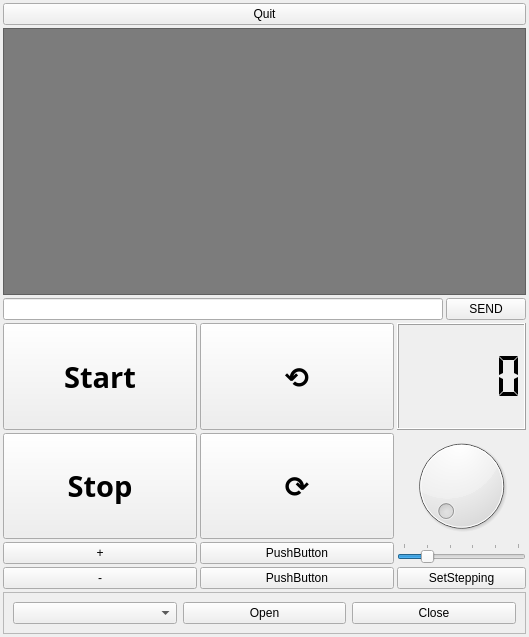
<?xml version="1.0" encoding="UTF-8"?>
<ui version="4.0">
 <class>MainWindow</class>
 <widget class="QMainWindow" name="MainWindow">
  <property name="geometry">
   <rect>
    <x>0</x>
    <y>0</y>
    <width>529</width>
    <height>637</height>
   </rect>
  </property>
  <property name="windowTitle">
   <string>Drehblubbe</string>
  </property>
  <property name="layoutDirection">
   <enum>Qt::LeftToRight</enum>
  </property>
  <property name="animated">
   <bool>true</bool>
  </property>
  <widget class="QWidget" name="centralwidget">
   <layout class="QVBoxLayout" name="verticalLayout">
    <property name="spacing">
     <number>3</number>
    </property>
    <property name="leftMargin">
     <number>3</number>
    </property>
    <property name="topMargin">
     <number>3</number>
    </property>
    <property name="rightMargin">
     <number>3</number>
    </property>
    <property name="bottomMargin">
     <number>3</number>
    </property>
    <item>
     <widget class="QPushButton" name="quit_btn">
      <property name="text">
       <string>Quit</string>
      </property>
     </widget>
    </item>
    <item>
     <widget class="QTextBrowser" name="log">
      <property name="styleSheet">
       <string notr="true">font: 57 12pt &quot;Source Code Pro Medium&quot;;
background: rgb(124, 124, 124);
color: rgb(198, 255, 197)</string>
      </property>
      <property name="html">
       <string notr="true">&lt;!DOCTYPE HTML PUBLIC &quot;-//W3C//DTD HTML 4.0//EN&quot; &quot;http://www.w3.org/TR/REC-html40/strict.dtd&quot;&gt;
&lt;html&gt;&lt;head&gt;&lt;meta name=&quot;qrichtext&quot; content=&quot;1&quot; /&gt;&lt;style type=&quot;text/css&quot;&gt;
p, li { white-space: pre-wrap; }
&lt;/style&gt;&lt;/head&gt;&lt;body style=&quot; font-family:'Source Code Pro Medium'; font-size:12pt; font-weight:56; font-style:normal;&quot;&gt;
&lt;p style=&quot;-qt-paragraph-type:empty; margin-top:0px; margin-bottom:0px; margin-left:0px; margin-right:0px; -qt-block-indent:0; text-indent:0px;&quot;&gt;&lt;br /&gt;&lt;/p&gt;&lt;/body&gt;&lt;/html&gt;</string>
      </property>
      <property name="acceptRichText">
       <bool>false</bool>
      </property>
      <property name="openLinks">
       <bool>false</bool>
      </property>
     </widget>
    </item>
    <item>
     <layout class="QHBoxLayout" name="horizontalLayout_3">
      <item>
       <widget class="QLineEdit" name="cmd_input"/>
      </item>
      <item>
       <widget class="QPushButton" name="send_btn">
        <property name="text">
         <string>SEND</string>
        </property>
       </widget>
      </item>
     </layout>
    </item>
    <item>
     <layout class="QVBoxLayout" name="verticalLayout_2">
      <item>
       <layout class="QHBoxLayout" name="horizontalLayout_2">
        <item>
         <layout class="QGridLayout" name="gridLayout">
          <item row="1" column="0">
           <widget class="QPushButton" name="stop_btn">
            <property name="sizePolicy">
             <sizepolicy hsizetype="Expanding" vsizetype="Expanding">
              <horstretch>0</horstretch>
              <verstretch>2</verstretch>
             </sizepolicy>
            </property>
            <property name="font">
             <font>
              <family>Source Code Pro Black</family>
              <pointsize>22</pointsize>
              <weight>75</weight>
              <bold>true</bold>
             </font>
            </property>
            <property name="text">
             <string>Stop</string>
            </property>
           </widget>
          </item>
          <item row="0" column="1">
           <widget class="QPushButton" name="counterclockwise_btn">
            <property name="sizePolicy">
             <sizepolicy hsizetype="Expanding" vsizetype="Expanding">
              <horstretch>3</horstretch>
              <verstretch>0</verstretch>
             </sizepolicy>
            </property>
            <property name="font">
             <font>
              <family>Source Code Pro Black</family>
              <pointsize>22</pointsize>
              <weight>75</weight>
              <bold>true</bold>
             </font>
            </property>
            <property name="text">
             <string>⟲</string>
            </property>
           </widget>
          </item>
          <item row="1" column="1">
           <widget class="QPushButton" name="clockwise_btn">
            <property name="sizePolicy">
             <sizepolicy hsizetype="Minimum" vsizetype="Expanding">
              <horstretch>0</horstretch>
              <verstretch>0</verstretch>
             </sizepolicy>
            </property>
            <property name="font">
             <font>
              <family>Source Code Pro Black</family>
              <pointsize>22</pointsize>
              <weight>75</weight>
              <bold>true</bold>
             </font>
            </property>
            <property name="text">
             <string>⟳</string>
            </property>
           </widget>
          </item>
          <item row="0" column="0">
           <widget class="QPushButton" name="start_btn">
            <property name="sizePolicy">
             <sizepolicy hsizetype="Expanding" vsizetype="Expanding">
              <horstretch>3</horstretch>
              <verstretch>2</verstretch>
             </sizepolicy>
            </property>
            <property name="font">
             <font>
              <family>Source Code Pro Black</family>
              <pointsize>22</pointsize>
              <weight>75</weight>
              <bold>true</bold>
             </font>
            </property>
            <property name="text">
             <string>Start</string>
            </property>
           </widget>
          </item>
          <item row="0" column="2">
           <widget class="QLCDNumber" name="lcdNumber">
            <property name="sizePolicy">
             <sizepolicy hsizetype="MinimumExpanding" vsizetype="Minimum">
              <horstretch>2</horstretch>
              <verstretch>0</verstretch>
             </sizepolicy>
            </property>
            <property name="segmentStyle">
             <enum>QLCDNumber::Flat</enum>
            </property>
           </widget>
          </item>
          <item row="1" column="2">
           <widget class="QDial" name="speed_dial">
            <property name="sizePolicy">
             <sizepolicy hsizetype="Expanding" vsizetype="Expanding">
              <horstretch>0</horstretch>
              <verstretch>0</verstretch>
             </sizepolicy>
            </property>
            <property name="layoutDirection">
             <enum>Qt::LeftToRight</enum>
            </property>
            <property name="minimum">
             <number>10</number>
            </property>
            <property name="maximum">
             <number>40000</number>
            </property>
            <property name="singleStep">
             <number>10</number>
            </property>
            <property name="pageStep">
             <number>100</number>
            </property>
            <property name="value">
             <number>200</number>
            </property>
            <property name="sliderPosition">
             <number>200</number>
            </property>
           </widget>
          </item>
          <item row="2" column="1">
           <widget class="QPushButton" name="pushButton_2">
            <property name="sizePolicy">
             <sizepolicy hsizetype="Minimum" vsizetype="Fixed">
              <horstretch>0</horstretch>
              <verstretch>1</verstretch>
             </sizepolicy>
            </property>
            <property name="text">
             <string>PushButton</string>
            </property>
           </widget>
          </item>
          <item row="2" column="0">
           <widget class="QPushButton" name="plus_btn">
            <property name="sizePolicy">
             <sizepolicy hsizetype="Minimum" vsizetype="Fixed">
              <horstretch>0</horstretch>
              <verstretch>1</verstretch>
             </sizepolicy>
            </property>
            <property name="text">
             <string>+</string>
            </property>
           </widget>
          </item>
          <item row="3" column="0">
           <widget class="QPushButton" name="minus_btn">
            <property name="sizePolicy">
             <sizepolicy hsizetype="Minimum" vsizetype="Fixed">
              <horstretch>0</horstretch>
              <verstretch>1</verstretch>
             </sizepolicy>
            </property>
            <property name="text">
             <string>-</string>
            </property>
           </widget>
          </item>
          <item row="3" column="1">
           <widget class="QPushButton" name="pushButton_5">
            <property name="sizePolicy">
             <sizepolicy hsizetype="Minimum" vsizetype="Fixed">
              <horstretch>0</horstretch>
              <verstretch>1</verstretch>
             </sizepolicy>
            </property>
            <property name="text">
             <string>PushButton</string>
            </property>
           </widget>
          </item>
          <item row="3" column="2">
           <widget class="QPushButton" name="set_step_btn">
            <property name="sizePolicy">
             <sizepolicy hsizetype="Minimum" vsizetype="Fixed">
              <horstretch>0</horstretch>
              <verstretch>1</verstretch>
             </sizepolicy>
            </property>
            <property name="text">
             <string>SetStepping</string>
            </property>
           </widget>
          </item>
          <item row="2" column="2">
           <widget class="QSlider" name="stepping_selector">
            <property name="minimum">
             <number>1</number>
            </property>
            <property name="maximum">
             <number>6</number>
            </property>
            <property name="pageStep">
             <number>1</number>
            </property>
            <property name="value">
             <number>2</number>
            </property>
            <property name="orientation">
             <enum>Qt::Horizontal</enum>
            </property>
            <property name="tickPosition">
             <enum>QSlider::TicksAbove</enum>
            </property>
            <property name="tickInterval">
             <number>1</number>
            </property>
           </widget>
          </item>
         </layout>
        </item>
        <item>
         <layout class="QVBoxLayout" name="verticalLayout_3"/>
        </item>
       </layout>
      </item>
     </layout>
    </item>
    <item>
     <widget class="QFrame" name="frame">
      <property name="frameShape">
       <enum>QFrame::StyledPanel</enum>
      </property>
      <property name="frameShadow">
       <enum>QFrame::Raised</enum>
      </property>
      <layout class="QHBoxLayout" name="horizontalLayout">
       <item>
        <widget class="QComboBox" name="port_selector"/>
       </item>
       <item>
        <widget class="QPushButton" name="open_port_btn">
         <property name="text">
          <string>Open</string>
         </property>
        </widget>
       </item>
       <item>
        <widget class="QPushButton" name="close_port_btn">
         <property name="text">
          <string>Close</string>
         </property>
        </widget>
       </item>
      </layout>
     </widget>
    </item>
   </layout>
  </widget>
 </widget>
 <resources/>
 <connections>
  <connection>
   <sender>speed_dial</sender>
   <signal>valueChanged(int)</signal>
   <receiver>lcdNumber</receiver>
   <slot>display(int)</slot>
   <hints>
    <hint type="sourcelabel">
     <x>514</x>
     <y>520</y>
    </hint>
    <hint type="destinationlabel">
     <x>514</x>
     <y>421</y>
    </hint>
   </hints>
  </connection>
  <connection>
   <sender>speed_dial</sender>
   <signal>valueChanged(int)</signal>
   <receiver>MainWindow</receiver>
   <slot>changed_freq_dial(int)</slot>
   <hints>
    <hint type="sourcelabel">
     <x>514</x>
     <y>520</y>
    </hint>
    <hint type="destinationlabel">
     <x>399</x>
     <y>299</y>
    </hint>
   </hints>
  </connection>
  <connection>
   <sender>quit_btn</sender>
   <signal>clicked()</signal>
   <receiver>MainWindow</receiver>
   <slot>close()</slot>
   <hints>
    <hint type="sourcelabel">
     <x>374</x>
     <y>20</y>
    </hint>
    <hint type="destinationlabel">
     <x>906</x>
     <y>85</y>
    </hint>
   </hints>
  </connection>
  <connection>
   <sender>cmd_input</sender>
   <signal>returnPressed()</signal>
   <receiver>send_btn</receiver>
   <slot>click()</slot>
   <hints>
    <hint type="sourcelabel">
     <x>171</x>
     <y>311</y>
    </hint>
    <hint type="destinationlabel">
     <x>489</x>
     <y>312</y>
    </hint>
   </hints>
  </connection>
 </connections>
 <slots>
  <slot>changed_freq_dial(int)</slot>
 </slots>
</ui>
